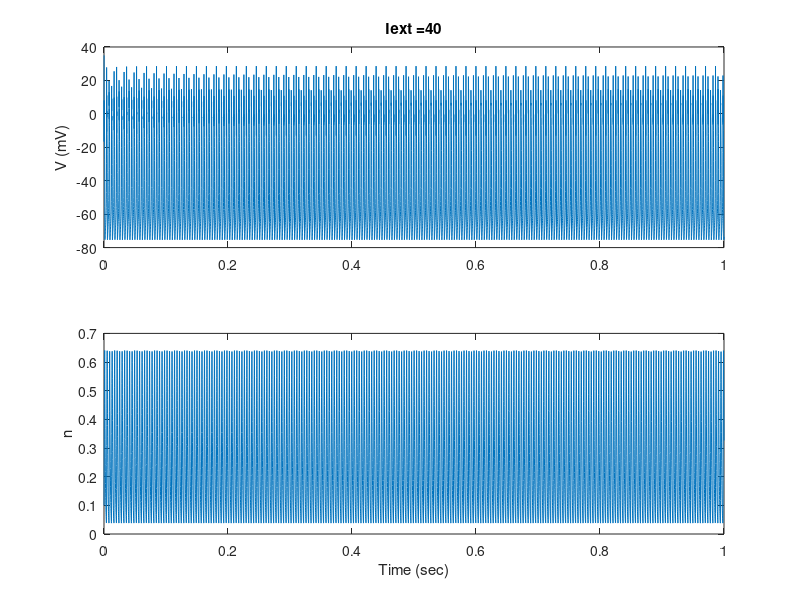
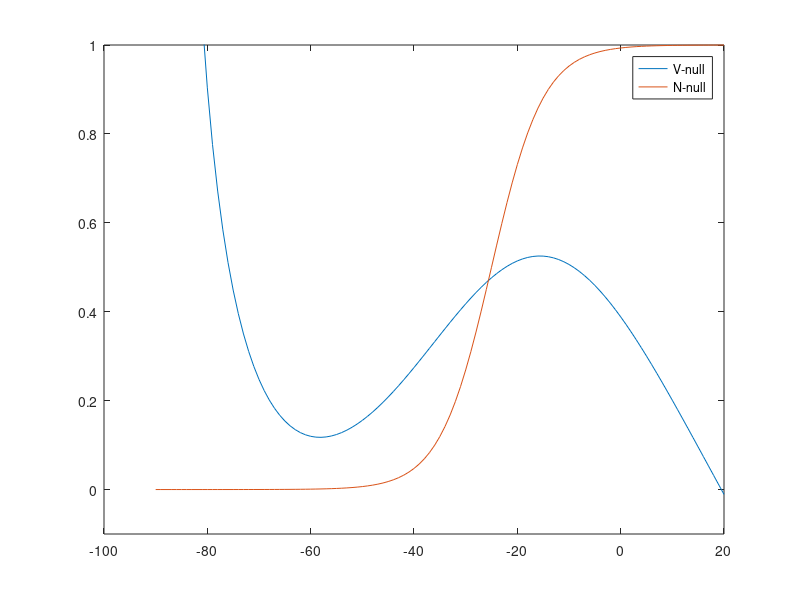
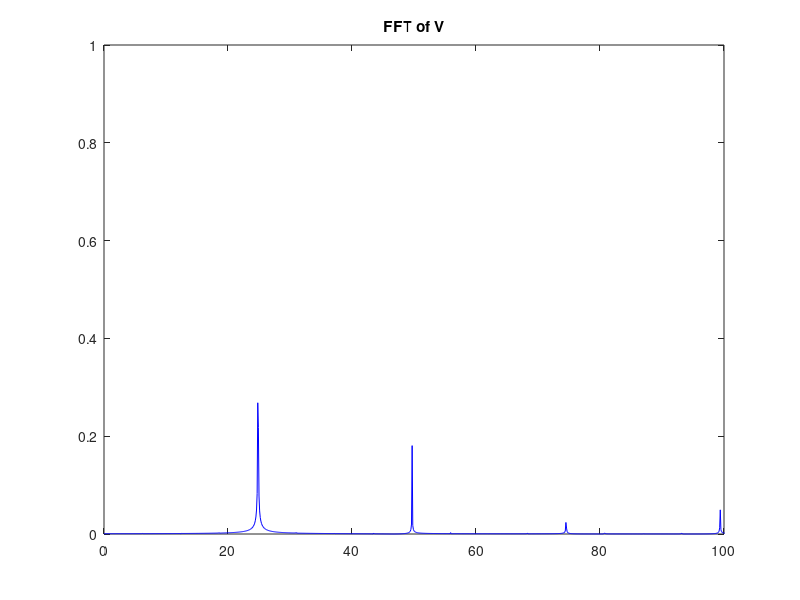

These charts were generated, in order, by the following MATLAB code:
% Inap-Ik model
% Coded by Vignayanandam R. Muddapu (IIT-Madras)
% On 13th April 2020

clear;clear;
close all;

% Iext=0.001; %stable fixed point
Iext=40; %Limit cycle
Nrn=1;

dur=1000;
dt=0.1;
tspan=dt:dt:dur;
Ttime=numel(tspan);

% Parameters
gl=8;
gna=20;
gk=10;
El=-80;
Ena=60;
Ek=-90;
tau_v=1;
tau_n=1;

v=zeros(Nrn,1);
n=zeros(Nrn,1);
dv=zeros(Nrn,Ttime);
dn=zeros(Nrn,Ttime);

for k=1:Ttime
    
    m_inf = 1./(1+exp((-20-v)./15));
    n_inf = 1./(1+exp((-25-v)./5));
    
    v_nxt = v+((Iext-gl.*(v-El)-gna.*m_inf.*(v-Ena)-gk.*n.*(v-Ek))./tau_v)*dt;
    n_nxt = n+((n_inf-n)./tau_n)*dt;
    
    v = v_nxt;
    n = n_nxt;
    
    dv(:,k)=v;
    dn(:,k)=n;
    
    disp(k*dt)
    
end

sec=0.001;
subplot(211)
plot(sec*dt*(1:Ttime),dv)
xlim([0 sec*dt*Ttime])
% ylim([-90 20])
tit=strcat('Iext = ',num2str(Iext));
title(tit)
% xlabel('Time (sec)')
ylabel('V (mV)')
subplot(212)
plot(sec*dt*(1:Ttime),dn)
xlim([0 sec*dt*Ttime])
% ylim([-90 20])
xlabel('Time (sec)')
ylabel('n')

%Computing FFT of V
fs=1000;
F1.ststn=dv;
L1=length(F1.ststn);
f1=(0:L1-1)*fs/L1;
F1.stn=abs(fft(F1.ststn,L1));
F1.stn=F1.stn/max(F1.stn);
F1.s_spkdc = mean(F1.ststn)*ones(1,L1);
F1.stndc=abs(fft(F1.s_spkdc,L1));
F1.stndc=F1.stndc./max(F1.stndc);
figure(3)
plot(f1,(F1.stn-F1.stndc),'b','DisplayName','V');
title('FFT of V')
axis([0 100 0 1]);

% Nullclines
figure(2)
vnull=-90:1:20;
n_v_null=(Iext-gl.*(vnull-El)-gna.*(1./(1+exp((-20-vnull)./15))).*(vnull-Ena))./(gk.*(vnull-Ek));
n_n_null=1./(1+exp((-25-vnull)./5));
plot(vnull,n_v_null,vnull,n_n_null)
legend('V-null','N-null')
ylim([-0.1 1])
xlim
